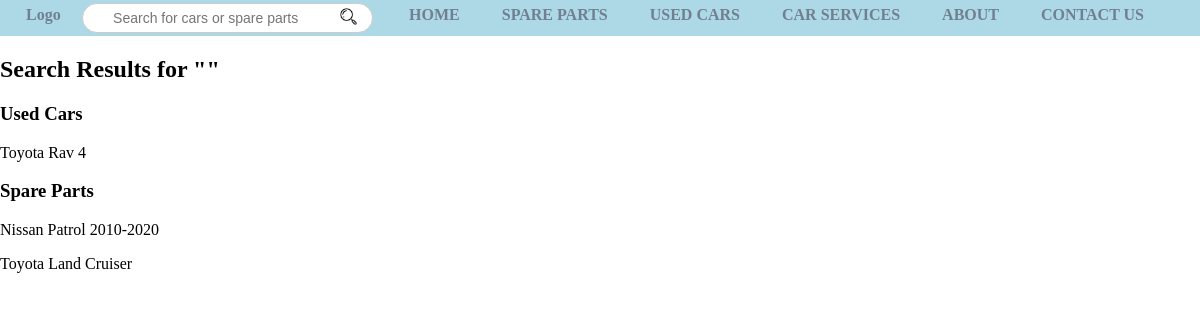
Page /search_results/ on the earlier database version.
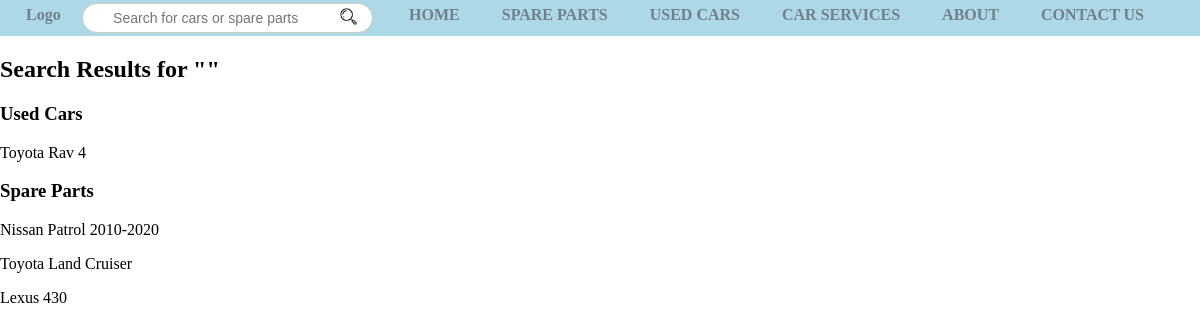
Same page on the later database version.
### commonPages/models.py (models this page shows, shortened)
class UsedCars(models.Model):
    used_cars_id = models.AutoField(primary_key=True)
    used_car_title = models.CharField(max_length=100)
    milage = models.IntegerField()
    description = models.TextField()
    mainImage = models.ImageField(upload_to='used_cars_images/', blank=True, null=True)
    rightSideView = models.ImageField(upload_to='used_cars_images/', blank=True, null=True)
    leftSideView = models.ImageField(upload_to='used_cars_images/', blank=True, null=True)
    interiorView = models.ImageField(upload_to='used_cars_images/', blank=True, null=True)
    backSideImage = models.ImageField(upload_to='used_cars_images/', blank=True, null=True)
    extraImage = models.ImageField(upload_to='used_cars_images/', blank=True, null=True)
    image1 = models.ImageField(upload_to='used_cars_images/', blank=True, null=True)
    image2 = models.ImageField(upload_to='used_cars_images/', blank=True, null=True)
    image3 = models.ImageField(upload_to='used_cars_images/', blank=True, null=True)
    company = models.CharField(max_length=100, default="unknown")

class SparePart(models.Model):
    spare_part_id = models.AutoField(primary_key=True)
    spare_part_title = models.CharField(max_length=100)
    description = models.TextField(blank=True, null=True)
    categories = models.TextField(blank=True, null=True)
    tags = models.TextField(blank=True, null=True)
    image = models.ImageField(upload_to='spare_parts_images/', blank=True, null=True)
    company = models.CharField(max_length=100, default="unknown")

### commonPages/views.py (the view)
# urls.py: path('search_results/', views.search_results, name='search_results'),
def search_results(request):
    query = request.GET.get('q', '')
    usedCars = UsedCars.objects.filter(used_car_title__icontains=query)
    spareParts = SparePart.objects.filter(spare_part_title__icontains=query)
    context = {
        'query': query,
        'usedCars': usedCars,
        'spareParts': spareParts
    }
    template = loader.get_template('search_results.html')
    return HttpResponse(template.render(context, request))

### commonPages/templates/search_results.html (shortened to what this page needs)
<!DOCTYPE html>
<html lang="en">
<head>
</head>
<body>
    {% include "_partialViews/_topNavBar.html" %}
    {% load static %}
    <h2>Search Results for "{{ query }}"</h2>
    <h3>Used Cars</h3>
    {% for car in usedCars %}
        <p>{{ car.used_car_title }}</p>
    {% empty %}
        <p>No matching cars found.</p>
    {% endfor %}
    <h3>Spare Parts</h3>
    {% for part in spareParts %}
        <p>{{ part.spare_part_title }}</p>
    {% empty %}
        <p>No matching spare parts found.</p>
    {% endfor %}
</body>
</html>

Differences in the rows shown:
added SparePart: spare_part_title "Lexus 430"
